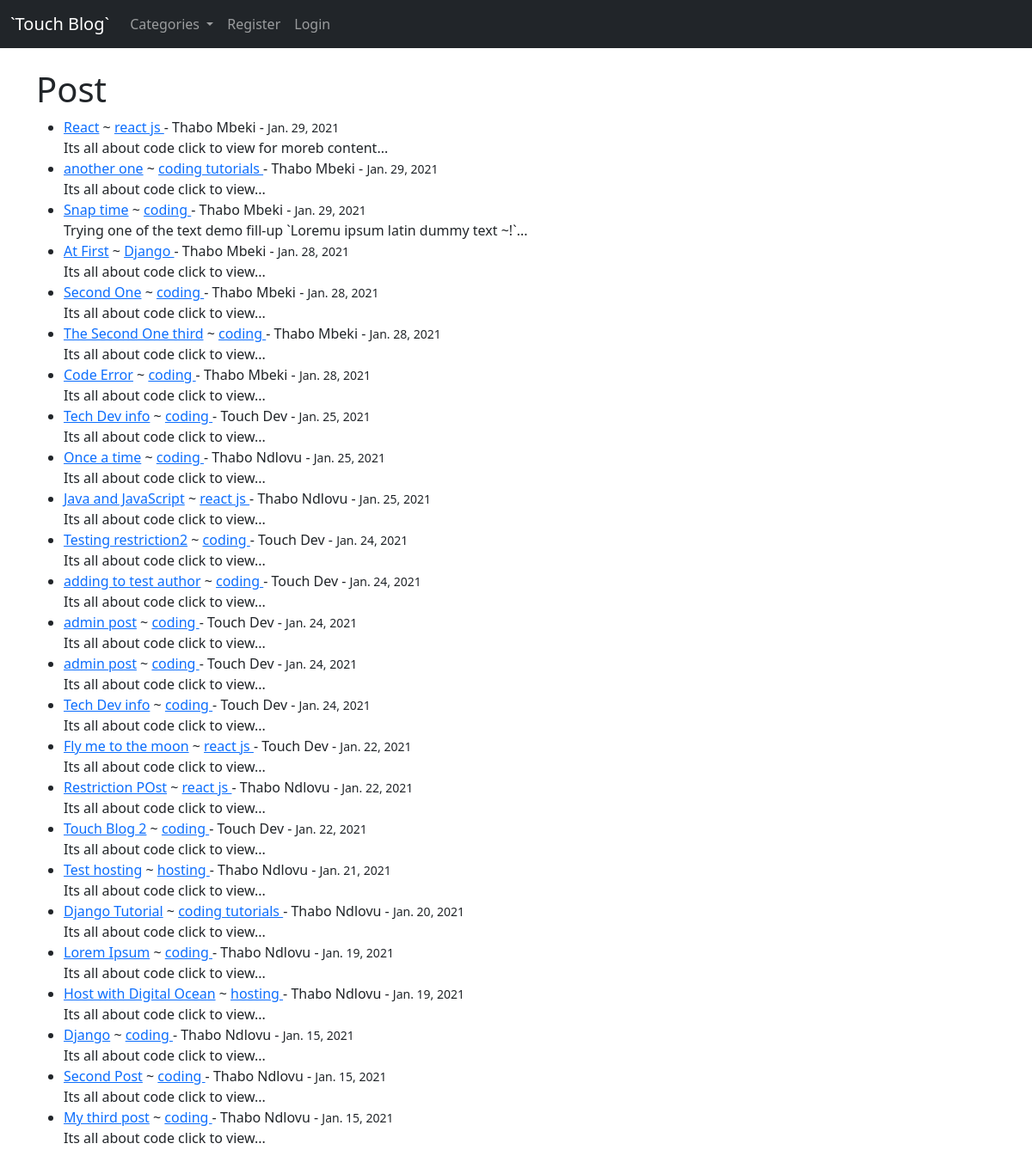
The page /blog/ on the database as committed earlier.
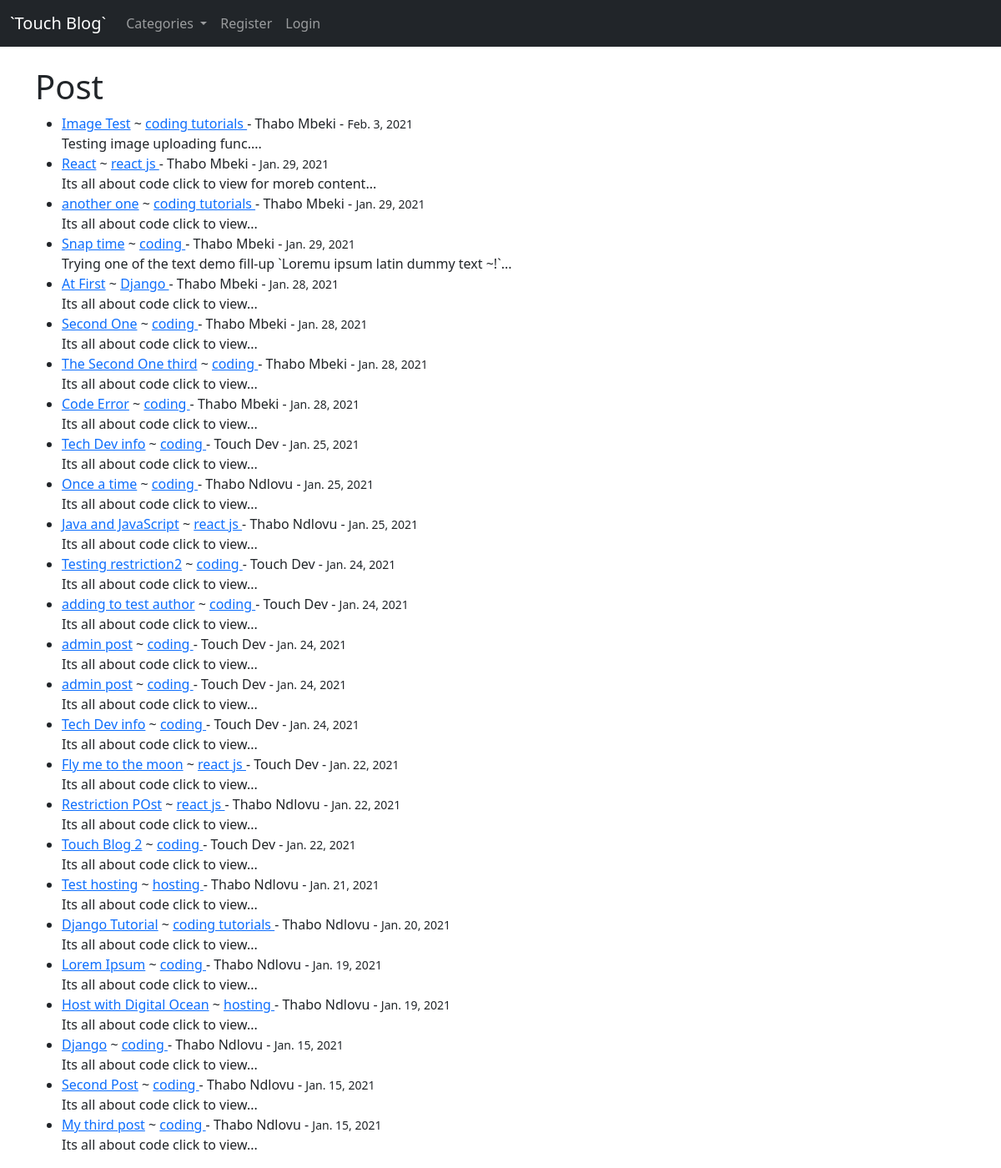
The same page on the database as committed later.
### blog/models.py (models this page shows, shortened)
class Post(models.Model):
    title = models.CharField(max_length=255)
    header_image = models.ImageField(blank=True, null=True, upload_to="images/")
    author = models.ForeignKey(User, on_delete=models.CASCADE)
    body = RichTextField(blank=True, null=True)
    post_date = models.DateField(auto_now_add=True)
    category = models.CharField(max_length=255, default='coding')
    snippet = models.CharField(max_length=255)
    likes = models.ManyToManyField(User, related_name="blog_posts")

### blog/views.py (the view)
# urls.py: path('', HomeView.as_view(), name='home'),
class HomeView(ListView):
	model = Post
	template_name = 'home.html'
	ordering = ['-post_date']
	def get_context_data(self, *args, **kwargs):
		cat_menu = Category.objects.all()
		context = super(HomeView, self).get_context_data(*args, **kwargs)
		context['cat_menu'] = cat_menu
		return context

### blog/models.py (called while the page is built)
	def __str__(self):
		return self.name

### blog/templates/home.html (shortened to what this page needs)
{% extends 'base.html' %}
{% block content %}
    <h1>Post</h1>
	<ul>
	{% for post in object_list %}
		<li>
		<a href="{% url 'article' post.pk %}">{{ post.title }}</a>
		 ~ <a href="{% url 'category' post.category|slugify %}"> {{ post.category }} </a>
		 - {{ post.author.first_name }} {{ post.author.last_name }} - <small>{{ post.post_date }}</small>
		 <br>
		{{ post.snippet|safe }}...
		</li>
	{% endfor %}
	</ul>
{% endblock %}

Rows that differ between the two databases and show on the page:
added Post: title "Image Test", category "coding tutorials", author.first_name "Thabo", author.last_name "Mbeki", post_date "Feb. 3, 2021", snippet "Testing image uploading func."
